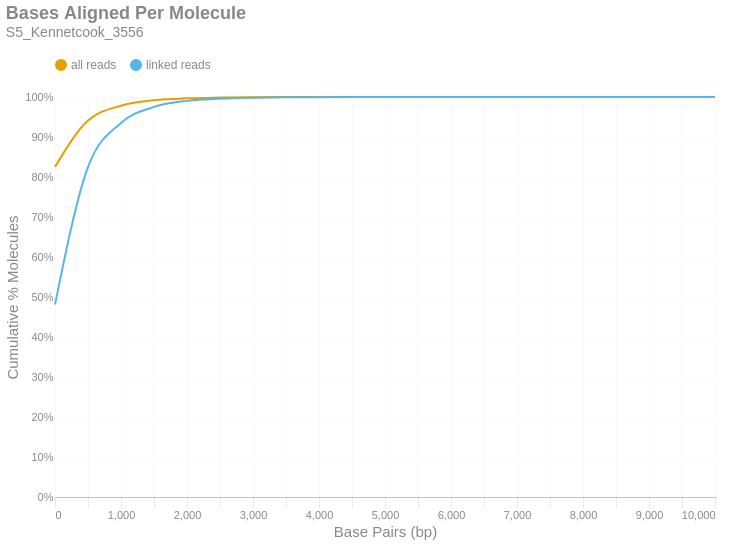

The notebook cell saved with this chart:
### Markdown cell above
### Bases Aligned Per Molecule
This is a cumulative frequency distribution showing the number of base pairs aligned per unique molecule. These data are shown in 500 bp bins. There are two distributions: one with `all reads` (yellow) and another with only `linked reads` (blue). The percent of molecules in the `linked reads` distribution is relative to the total number of linked molecules.

### Code cell
if SKIPLR:
    print_html(f"Skipped")
else:
    binned_df = consolidated_hist(valids['aligned_bp'], mask, 500, True)
    with SafeRender(binned_df):
        (
            density_plot(binned_df, 'Bases Aligned Per Molecule', samplename, 'basesper')
            .encode(
                x=alt.X('bin:Q', title="Base Pairs (bp)").axis(tickMinStep=500).scale(padding=0),
                y=alt.Y('value:Q', title='Cumulative % Molecules')
                    .axis(format='%')
                    .scale(domain = [0,1])
                    .stack(False),
                color=alt.Color("key:N").scale(domain = ["all reads", "linked reads"]),
                tooltip = [
                    alt.Tooltip("key:N", title = "Data Type"),
                    alt.Tooltip("range_label:N", title="Bases Aligned Per Molecule"),
                    alt.Tooltip("value:Q", format = ".2%", title="% Molecules (Cum.)")
                ]
            )
        ).display()

### Figure 1 — Vega-Lite specification as saved in the notebook (floating-point values rounded to 4 significant figures)
{"width": "container", "height": 400, "config": {"title": {"anchor": "start", "dy": -15, "fontSize": 18, "color": "#888888", "subtitleColor": "#888888", "subtitleFontSize": 14}, "arc": {"fill": "#0072B2"}, "axis": {"domainColor": "#888888", "domainWidth": 0.5, "gridWidth": 0.2, "grid": false, "titleFontWeight": 400, "titleFontSize": 15, "labelFontSize": 11, "labelColor": "#888888", "tickColor": "#888888", "tickWidth": 0.2, "titleColor": "#888888"}, "axisBand": {"grid": false}, "axisX": {"grid": true, "tickSize": 10, "domainCap": "round"}, "axisY": {"domain": false, "grid": true, "tickSize": 0, "domainCap": "round"}, "background": "transparent", "header": {"labelFontSize": 15, "labelColor": "#888888", "titleFontSize": 15, "titleFontWeight": 600, "titleColor": "#888888"}, "legend": {"labelFont": "sans-serif", "labelFontSize": 12, "labelColor": "#888888", "symbolSize": 100, "symbolType": "circle", "titleFontSize": 12, "titlePadding": 10, "titleColor": "#888888", "title": null, "orient": "top"}, "range": {"category": ["#E69F00", "#56B4E9", "#009E73", "#F0E442", "#0072B2", "#D55E00", "#CC79A7", "#000000"], "diverging": ["#cfe8f3", "#a2d4ec", "#73bfe2", "#46abdb", "#1696d2", "#12719e"]}, "area": {"fill": "#0072B2", "fillOpacity": 0.7, "line": true, "strokeOpacity": 0.7}, "line": {"color": "#0072B2", "stroke": "#0072B2", "strokeWidth": 2}, "trail": {"color": "#0072B2", "stroke": "#0072B2", "strokeWidth": 0, "size": 1}, "point": {"filled": true, "fillOpacity": 1.0, "size": 95}, "text": {"color": "#888888", "fontSize": 11, "align": "right", "fontWeight": 400, "size": 11}, "bar": {"fill": "#0072B2", "stroke": null}, "view": {"stroke": null, "continuousWidth": 660, "continuousHeight": 400}}, "data": {"name": "data-474676f310f9afd7b14df06e066359eb"}, "mark": {"type": "line", "interpolate": "monotone", "point": {"opacity": 0, "size": 275}}, "encoding": {"color": {"field": "key", "scale": {"domain": ["all reads", "linked reads"]}, "type": "nominal"}, "tooltip": [{"field": "key", "title": "Data Type", "type": "nominal"}, {"field": "range_label", "title": "Bases Aligned Per Molecule", "type": "nominal"}, {"field": "value", "format": ".2%", "title": "% Molecules (Cum.)", "type": "quantitative"}], "x": {"axis": {"tickMinStep": 500}, "field": "bin", "scale": {"padding": 0}, "title": "Base Pairs (bp)", "type": "quantitative"}, "y": {"axis": {"format": "%"}, "field": "value", "scale": {"domain": [0, 1]}, "stack": false, "title": "Cumulative % Molecules", "type": "quantitative"}}, "params": [{"name": "param_c36ac31b6afebe62", "select": {"type": "point", "fields": ["key"]}, "bind": "legend"}], "title": {"text": "Bases Aligned Per Molecule", "subtitle": "S5_Kennetcook_3556"}, "transform": [{"fold": ["all reads (cumsum)", "linked reads (cumsum)"]}, {"calculate": "replace(datum.key, ' (cumsum)', '')", "as": "key"}, {"filter": {"param": "param_c36ac31b6afebe62"}}], "usermeta": {"embedOptions": {"downloadFileName": "S5_Kennetcook_3556.basesper"}}, "$schema": "https://vega.github.io/schema/vega-lite/v6.1.0.json", "datasets": {"data-474676f310f9afd7b14df06e066359eb": [{"bin": "0.0", "interval": "0.0-500.0", "all reads": 0.8253, "linked reads": 0.4813, "all reads (cumsum)": 0.8253, "linked reads (cumsum)": 0.4813, "range_label": "0-499"}, {"bin": "500.0", "interval": "500.0-1000.0", "all reads": 0.1159, "linked reads": 0.3434, "all reads (cumsum)": 0.9411, "linked reads (cumsum)": 0.8247, "range_label": "500-999"}, {"bin": "1000.0", "interval": "1000.0-1500.0", "all reads": 0.03709, "linked reads": 0.1105, "all reads (cumsum)": 0.9782, "linked reads (cumsum)": 0.9352, "range_label": "1000-1499"}, {"bin": "1500.0", "interval": "1500.0-2000.0", "all reads": 0.01345, "linked reads": 0.04007, "all reads (cumsum)": 0.9917, "linked reads (cumsum)": 0.9752, "range_label": "1500-1999"}, {"bin": "2000.0", "interval": "2000.0-2500.0", "all reads": 0.005066, "linked reads": 0.01509, "all reads (cumsum)": 0.9968, "linked reads (cumsum)": 0.9903, "range_label": "2000-2499"}, {"bin": "2500.0", "interval": "2500.0-3000.0", "all reads": 0.001817, "linked reads": 0.005413, "all reads (cumsum)": 0.9986, "linked reads (cumsum)": 0.9957, "range_label": "2500-2999"}, {"bin": "3000.0", "interval": "3000.0-3500.0", "all reads": 0.0007854, "linked reads": 0.00234, "all reads (cumsum)": 0.9994, "linked reads (cumsum)": 0.9981, "range_label": "3000-3499"}, {"bin": "3500.0", "interval": "3500.0-4000.0", "all reads": 0.00036, "linked reads": 0.001072, "all reads (cumsum)": 0.9997, "linked reads (cumsum)": 0.9991, "range_label": "3500-3999"}, {"bin": "4000.0", "interval": "4000.0-4500.0", "all reads": 0.0001471, "linked reads": 0.0004383, "all reads (cumsum)": 0.9999, "linked reads (cumsum)": 0.9996, "range_label": "4000-4499"}, {"bin": "4500.0", "interval": "4500.0-5000.0", "all reads": 7.941e-05, "linked reads": 0.0002366, "all reads (cumsum)": 0.9999, "linked reads (cumsum)": 0.9998, "range_label": "4500-4999"}, {"bin": "5000.0", "interval": "5000.0-5500.0", "all reads": 2.937e-05, "linked reads": 8.751e-05, "all reads (cumsum)": 1.0, "linked reads (cumsum)": 0.9999, "range_label": "5000-5499"}, {"bin": "5500.0", "interval": "5500.0-6000.0", "all reads": 1.643e-05, "linked reads": 4.895e-05, "all reads (cumsum)": 1.0, "linked reads (cumsum)": 1.0, "range_label": "5500-5999"}, {"bin": "6000.0", "interval": "6000.0-6500.0", "all reads": 5.228e-06, "linked reads": 1.557e-05, "all reads (cumsum)": 1.0, "linked reads (cumsum)": 1.0, "range_label": "6000-6499"}, {"bin": "6500.0", "interval": "6500.0-7000.0", "all reads": 2.738e-06, "linked reads": 8.158e-06, "all reads (cumsum)": 1.0, "linked reads (cumsum)": 1.0, "range_label": "6500-6999"}, {"bin": "7000.0", "interval": "7000.0-7500.0", "all reads": 2.738e-06, "linked reads": 8.158e-06, "all reads (cumsum)": 1.0, "linked reads (cumsum)": 1.0, "range_label": "7000-7499"}, {"bin": "7500.0", "interval": "7500.0-8000.0", "all reads": 7.468e-07, "linked reads": 2.225e-06, "all reads (cumsum)": 1.0, "linked reads (cumsum)": 1.0, "range_label": "7500-7999"}, {"bin": "8000.0", "interval": "8000.0-8500.0", "all reads": 4.979e-07, "linked reads": 1.483e-06, "all reads (cumsum)": 1.0, "linked reads (cumsum)": 1.0, "range_label": "8000-8499"}, {"bin": "8500.0", "interval": "8500.0-9000.0", "all reads": 4.979e-07, "linked reads": 1.483e-06, "all reads (cumsum)": 1.0, "linked reads (cumsum)": 1.0, "range_label": "8500-8999"}, {"bin": "9000.0", "interval": "9000.0-9500.0", "all reads": 2.489e-07, "linked reads": 7.416e-07, "all reads (cumsum)": 1.0, "linked reads (cumsum)": 1.0, "range_label": "9000-9499"}, {"bin": "9500.0", "interval": "9500.0-10000.0", "all reads": 2.489e-07, "linked reads": 7.416e-07, "all reads (cumsum)": 1.0, "linked reads (cumsum)": 1.0, "range_label": "9500-9999"}, {"bin": "10000.0", "interval": "10000.0-10500.0", "all reads": 2.489e-07, "linked reads": 7.416e-07, "all reads (cumsum)": 1.0, "linked reads (cumsum)": 1.0, "range_label": "10000-10499"}]}}
